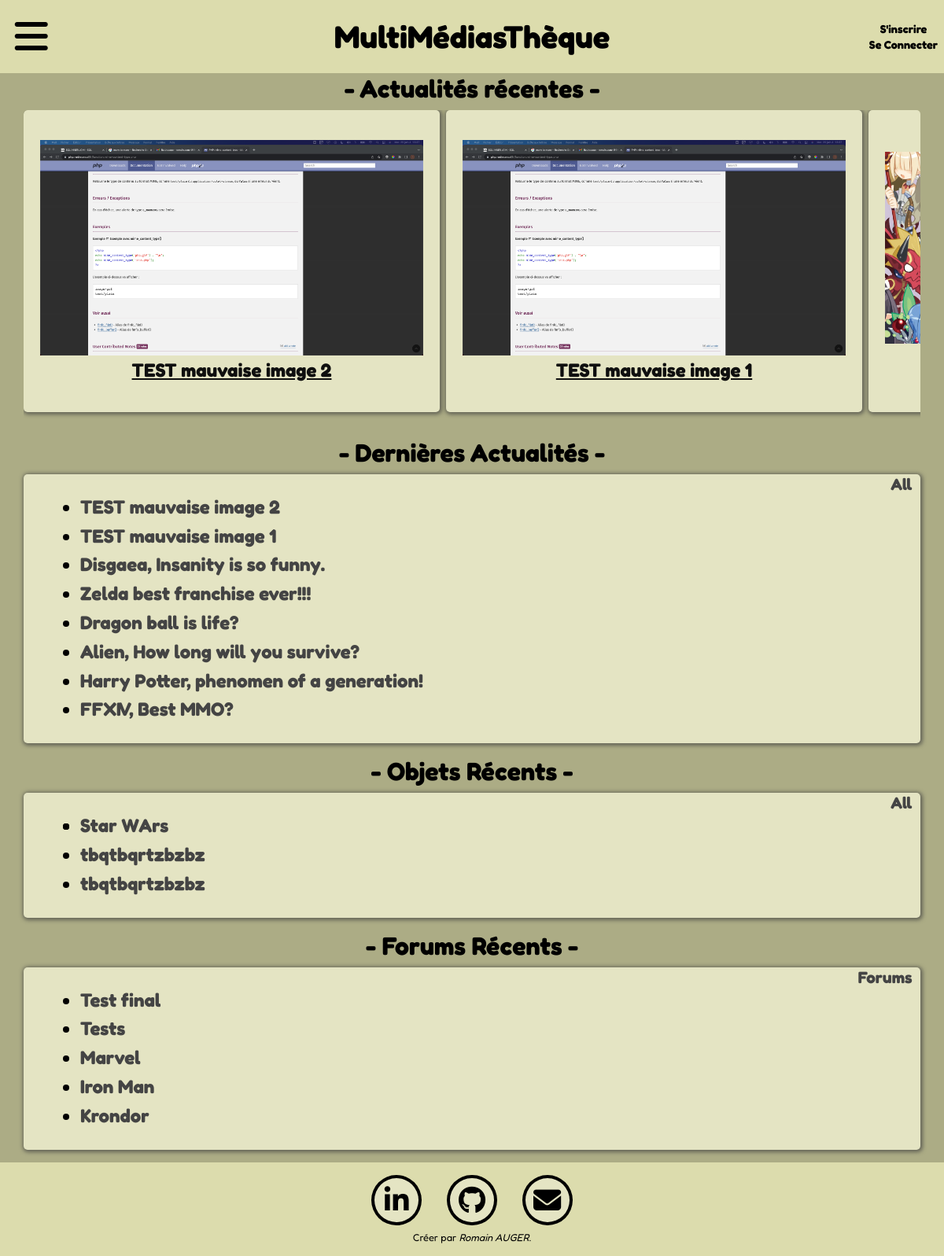
The page / on the database its author committed.
### tables this page shows
CREATE TABLE "News" (
	"Id"	INTEGER,
	"Image_1_name"	TEXT,
	"Image_1_path"	TEXT,
	"Title"	TEXT,
	"Introduction"	TEXT,
	"Paragraphe_1"	TEXT,
	"Image_2_name"	TEXT,
	"Image_2_path"	TEXT,
	"Paragraphe_2"	TEXT,
	"Image_3_name"	TEXT,
	"Image_3_path"	TEXT,
	"Paragraphe_3"	TEXT,
	"Conclusion"	TEXT,
	"Id_User"	TEXT,
	PRIMARY KEY("Id" AUTOINCREMENT)
);

CREATE TABLE "Articles" (
	"Id"	INTEGER,
	"Title"	TEXT,
	"Image_name"	TEXT,
	"Image_path"	TEXT,
	"Resume"	TEXT,
	PRIMARY KEY("Id" AUTOINCREMENT)
);

CREATE TABLE "Chatrooms" (
	"Id"	INTEGER,
	"Chatroom_name"	TEXT,
	"Categorie_id"	TEXT,
	PRIMARY KEY("Id" AUTOINCREMENT)
);

### index.php (called while the page is built, shortened)
<?php
require "Models/Chatroom.php";
require "Models/ChatroomManager.php";
require "Models/News.php";
require "Models/NewsManager.php";
require "Models/Articles.php";
require "Models/ArticlesManager.php";
require "Views/layout.php";
?>

### Controls/home_controller.php (called while the page is built)
<?php
    $bddPDO = new PDO('sqlite:Private/DataBase/Project_Database.db');
    $bddPDO->setAttribute(PDO::ATTR_ERRMODE, PDO::ERRMODE_EXCEPTION);
    $NewsMana = new NewsManager($bddPDO);
    $ArticlesMana = new ArticlesManager($bddPDO);
    $ChatroomsMana = New ChatroomsManager($bddPDO);
    require "Views/home.php";
?>

### Models/NewsManager.php (called while the page is built, shortened)
<?php
    class NewsManager{
        private $bddPDO;
        public function __construct(PDO $bddPDO) {
            $this->bddPDO = $bddPDO;
        }
        public function selectSixNews(){
            $query = $this->bddPDO->query("SELECT * FROM News ORDER BY Id DESC LIMIT 6");
            $query->setFetchMode(PDO::FETCH_CLASS  | PDO::FETCH_PROPS_LATE, "News" );
            $List = $query -> fetchAll();
            return $List;
        }
        public function selectEightNews(){
            $query = $this->bddPDO->query("SELECT * FROM News ORDER BY Id DESC LIMIT 8");
            $query->setFetchMode(PDO::FETCH_CLASS  | PDO::FETCH_PROPS_LATE, "News" );
            $List = $query -> fetchAll();
            return $List;
        }
    }
?>

### Models/News.php (called while the page is built, shortened)
<?php
class News
 {
    private $errors = [],
    $Id,
    $Title,
    $Introduction,
    $Conclusion,
    $Paragraphe_1,
    $Paragraphe_2,
    $Paragraphe_3,
    $Image_1_name,
    $Image_2_name,
    $Image_3_name,
    $Image_1_path,
    $Image_2_path,
    $Image_3_path,
    $Id_User;
    public function getId(){
        return $this->Id;
    }
    public function getTitle(){
        return $this->Title;
    }
    public function getImage_1_name(){
        return $this->Image_1_name;
    }
    public function getImage_1_path(){
        return $this->Image_1_path;
    }
}
?>

### Models/ArticlesManager.php (called while the page is built, shortened)
<?php
    class ArticlesManager{
        private $bddPDO;
        public function __construct(PDO $bddPDO) {
            $this->bddPDO = $bddPDO;
        }
        public function selectFiveArticles(){
            $query = $this->bddPDO->query("SELECT * FROM Articles ORDER BY Id DESC LIMIT 5");
            $query->setFetchMode(PDO::FETCH_CLASS  | PDO::FETCH_PROPS_LATE, "Articles" );
            $List = $query -> fetchAll();
            return $List;
        }
    }
?>

### Models/Articles.php (called while the page is built, shortened)
<?php
class Articles
 {
    private $errors = [],
    $Id,
    $Title,
    $Image_name,
    $Image_path,
    $Resume;
    public function getId(){
        return $this->Id;
    }
    public function getTitle(){
        return $this->Title;
    }
}
?>

### Models/ChatroomManager.php (called while the page is built, shortened)
<?php
class ChatroomsManager{
    private $bddPDO;
    public function __construct(PDO $bddPDO){
        $this->bddPDO = $bddPDO;
    }
    public function selectFiveChatrooms(){
        $query = $this->bddPDO->query("SELECT * FROM Chatrooms ORDER BY Id DESC LIMIT 5");
        $query->setFetchMode(PDO::FETCH_CLASS  | PDO::FETCH_PROPS_LATE, "Chatroom" );
        $List = $query -> fetchAll();
        return $List;
    }
}
?>

### Models/Chatroom.php (called while the page is built, shortened)
<?php
class Chatroom{
    private $errors = [],
    $Id,
    $Chatroom_name,
    $Categorie_id;
    public function getId(){
        return $this->Id;
    }
    public function getChatroom_name(){
        return $this->Chatroom_name;
    }
}
?>

### Views/home.php (the view)
<section class="homepage">
    <h1 id="actu"> - Actualités récentes - </h1>
    <article class="news">
        <?php foreach ($NewsMana->selectSixNews() as $NewViews) : ?>
            <section class="new">
                <a href="?page=new_view&Id=<?= ($NewViews->getId()) ?>" title="News"><img src="<?= $NewViews->getImage_1_path(); ?>" alt="<?= $NewViews->getImage_1_name(); ?>" class="image_1">
                    <h4><?= $NewViews->getTitle(); ?></h4>
                </a>
            </section>
        <?php endforeach ?>
    </article>
    <h1 id="actus"> - Dernières Actualités - </h1>
    <article class="actus">
        <a href="?page=all_news_list" class="all_actus" title="List News">All</a>
        <ul>
            <?php foreach ($NewsMana->selectEightNews() as $NewViews) : ?>
                <li>
                    <a href="?page=new_view&Id=<?= ($NewViews->getId()) ?>" title="News">
                        <h4><?= $NewViews->getTitle(); ?></h4>
                    </a>
                </li>
            <?php endforeach ?>
        </ul>
    </article>
    <h1 id="article"> - Objets Récents - </h1>
    <article class="actus">
        <a href="?page=all_articles_list" class="all_actus" title="List Article">All</a>
        <ul>
            <?php foreach ($ArticlesMana->selectFiveArticles() as $ArticlesViews) : ?>
                <li>
                    <a href="?page=article_view&Id=<?= ($ArticlesViews->getId()) ?>" title="Article">
                        <h4><?= $ArticlesViews->getTitle(); ?></h4>
                    </a>
                </li>
            <?php endforeach ?>
        </ul>
    </article>
    <h1 id="forums"> - Forums Récents - </h1>
    <article class="actus">
        <a href="?page=forums_category" class="all_actus" title="Forums">Forums</a>
        <ul>
            <?php foreach ($ChatroomsMana->selectFiveChatrooms() as $ChatroomsViews) : ?>
                <li>
                    <a href="?page=forums_chats&Id=<?= $ChatroomsViews->getId(); ?>" title="forum">
                        <h4><?= $ChatroomsViews->getChatroom_name(); ?></h4>
                    </a>
                </li>
            <?php endforeach ?>
        </ul>
    </article>
</section>

### Views/layout.php (shortened to what this page needs)
<!DOCTYPE html>
<html lang=fr">
<head>
    <link rel="stylesheet" href="Assets/Style/style.css">
    <link rel="stylesheet" href="https://cdnjs.cloudflare.com/ajax/libs/font-awesome/6.1.1/css/all.min.css">
</head>
<body>
    <?php require "Views/Templates/header.php"; ?>
    <main>
        <?php require getRoute(); ?>
    </main>
    <?php require "Views/Templates/footer.php"; ?>
</body>
</html>

### Views/Templates/header.php (shortened to what this page needs)
<header>
    <section class="menu">
        <p class="hamburger"><i class="fa-solid fa-bars"></i></p>
    </section>
    <h1><a href="index.php" title="Vers Homepage">MultiMédiasThèque</a></h1>
    <section class="account">
        <?php if (empty($_SESSION)) { ?>
            <a href="?page=register" title="Register">S'inscrire</a>
            <a href="?page=login" title="Login">Se Connecter</a>
        <?php } ?>
    </section>
</header>

### Views/Templates/footer.php
<footer>
    <section>
        <a href="https://www.linkedin.com/in/romain-auger-239b5a153" title="Vers Linkedin" target="_blank"><i class="fa-brands fa-linkedin-in linkedin"></i></a>
        <a href="https://github.com/MarkusCrowe" title="Vers GitHub" target="_blank"><i class="fa-brands fa-github github"></i></a>
        <a href="mailto: romainauger@wanadoo.fr" title="Envoyer un mail"><i class="fa-solid fa-envelope"></i></a>
    </section>
    <p>Créer par <a href="https://www.whire.me/@AugerRomain" title="Vers Whire" target="_blank">Romain AUGER</a>.</p>
</footer>

### rows shown on the page
news: Image_1_path (picture), Title "TEST mauvaise image 2"
news: Image_1_path (picture), Title "TEST mauvaise image 1"
news: Image_1_path (picture), Title "Disgaea, Insanity is so funny."
news: Title "Zelda best franchise ever!!!"
news: Title "Dragon ball is life?"
news: Title "Alien, How long will you survive?"
news: Title "Harry Potter, phenomen of a generation!"
news: Title "FFXIV, Best MMO?"
articles: Title "Star WArs"
articles: Title "tbqtbqrtzbzbz"
articles: Title "tbqtbqrtzbzbz"
chatrooms: Chatroom_name "Test final"
chatrooms: Chatroom_name "Tests"
chatrooms: Chatroom_name "Marvel"
chatrooms: Chatroom_name "Iron Man"
chatrooms: Chatroom_name "Krondor"
